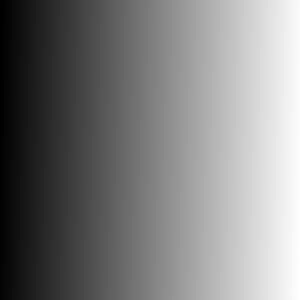
#> input picture data/gradient.png, 300 x 300 px
$ jupyter execute img_thresholding.ipynb
#> lines starting #> are read from the running program, lines starting #| are printed output that depends on the picture; after the words box and inside, x2 and y2 are one past the last pixel; in counts of white or black regions, pixels touching at a corner belong together
[cell 1]
import cv2
import numpy as np

[cell 2]
img = cv2.imread('data/gradient.png', 0)
#> img: shape (300, 300); min 0, max 255, mean 126.3

#Binary Thresholding
# threshold method will campare each and every pixle of our image with the given threshold values(start-end)
# Is pixle value is less threshold starting value it will return 0, if greater it will return 1
_, th1 = cv2.threshold(img, 50, 255, cv2.THRESH_BINARY)#Image, starting threshold, ending threshold, threshold type
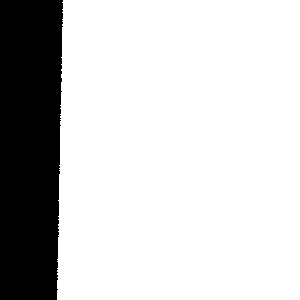
#> th1: shape (300, 300); 80% white; 1 black region, box (x1, y1, x2, y2) and area: (0, 0, 63, 300) 17983

#Binary inv thresholding
# Is pixle value is less threshold starting value it will return 1, if greater it will return 0
_, th2 = cv2.threshold(img, 200, 255, cv2.THRESH_BINARY_INV)
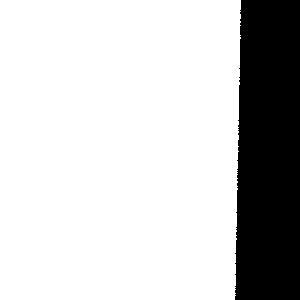
#> th2: shape (300, 300); 79.4% white; 1 black region, box (x1, y1, x2, y2) and area: (235, 0, 300, 300) 18566

# Is pixle value is less threshold starting value it will return pixle as it is,
# if greater it will return same pixle as the starting threshold value
_, th3 = cv2.threshold(img, 100, 255, cv2.THRESH_TRUNC)
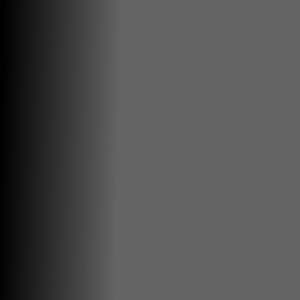
#> th3: shape (300, 300); min 0, max 100, mean 80.2

# Is pixle value is less threshold starting value it will return 0, if greater it will return the same pixle value as it is
_, th4 = cv2.threshold(img, 100, 255, cv2.THRESH_TOZERO)
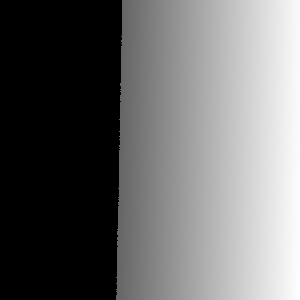
#> th4: shape (300, 300); min 0, max 255, mean 106.3

_, th5 = cv2.threshold(img, 100, 255, cv2.THRESH_TRIANGLE)
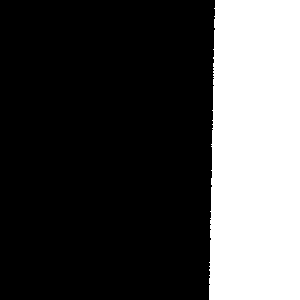
#> th5: shape (300, 300); 29.4% white; 1 white region, box (x1, y1, x2, y2) and area: (209, 0, 300, 300) 26416

$ run again, with data/basketball1.png copied over data/gradient.png
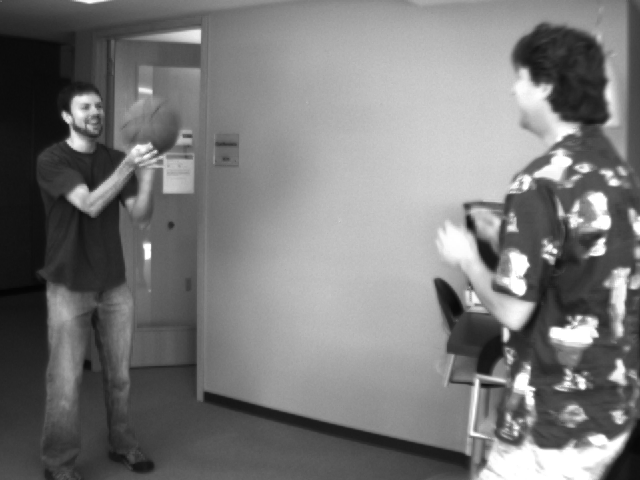
#> input picture data/basketball1.png, 640 x 480 px
#> img is the input picture: shape (480, 640); min 4, max 255, mean 120.3
#> `_, th1 = cv2.threshold(img, 50, 255, cv2.THRESH_BINARY)#Image, startin..`:
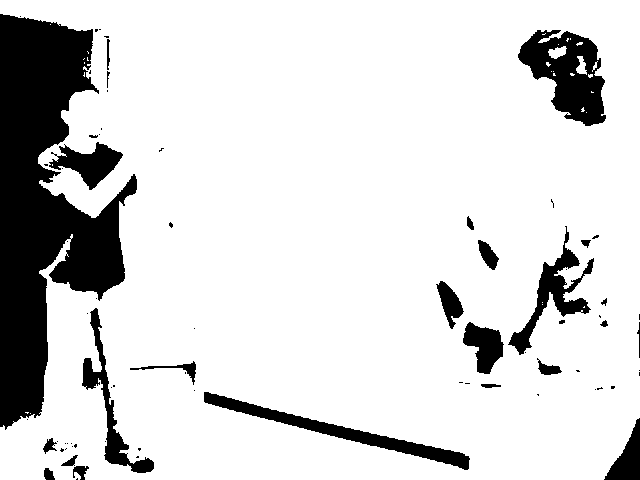
#> th1: shape (480, 640); 84.5% white; 74 black regions (48 under 20 px), largest, box (x1, y1, x2, y2) and area: (0, 14, 137, 430) 28663, (518, 30, 606, 126) 4720, (204, 392, 470, 470) 3178
#> th2: shape (480, 640); 90.9% white; 183 black regions (136 under 20 px), largest, box (x1, y1, x2, y2) and area: (391, 70, 576, 212) 14500, (478, 434, 626, 480) 4183, (435, 220, 486, 285) 1545
#> `_, th5 = cv2.threshold(img, 100, 255, cv2.THRESH_TRIANGLE)`:
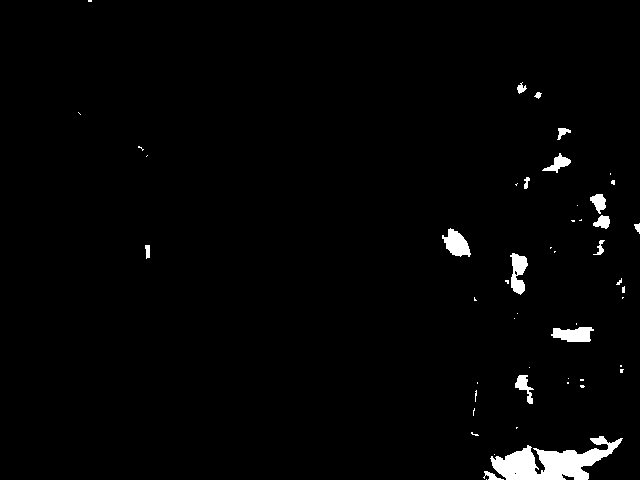
#> th5: shape (480, 640); 1.9% white; 50 white regions (33 under 20 px), largest, box (x1, y1, x2, y2) and area: (490, 436, 623, 480) 2850, (442, 228, 471, 257) 492, (551, 327, 594, 342) 474
